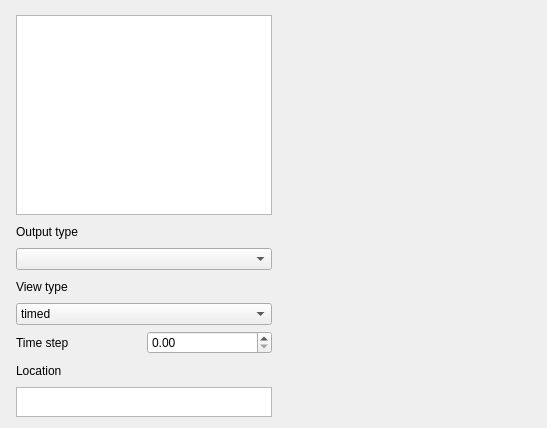
<?xml version="1.0" encoding="UTF-8"?>
<ui version="4.0">
 <class>FileVpzExpView</class>
 <widget class="QWidget" name="FileVpzExpView">
  <property name="geometry">
   <rect>
    <x>0</x>
    <y>0</y>
    <width>547</width>
    <height>428</height>
   </rect>
  </property>
  <property name="windowTitle">
   <string>Form</string>
  </property>
  <property name="autoFillBackground">
   <bool>true</bool>
  </property>
  <layout class="QHBoxLayout" name="horizontalLayout">
   <item>
    <widget class="QSplitter" name="splitter">
     <property name="orientation">
      <enum>Qt::Horizontal</enum>
     </property>
     <widget class="QStackedWidget" name="stackedWidget">
      <property name="currentIndex">
       <number>1</number>
      </property>
      <widget class="QWidget" name="stackMain">
       <layout class="QVBoxLayout" name="verticalLayout">
        <property name="spacing">
         <number>0</number>
        </property>
        <property name="leftMargin">
         <number>0</number>
        </property>
        <property name="topMargin">
         <number>0</number>
        </property>
        <property name="rightMargin">
         <number>0</number>
        </property>
        <property name="bottomMargin">
         <number>0</number>
        </property>
       </layout>
      </widget>
      <widget class="QWidget" name="stackEmpty">
       <widget class="QWidget" name="layoutWidget">
        <property name="geometry">
         <rect>
          <x>5</x>
          <y>4</y>
          <width>516</width>
          <height>402</height>
         </rect>
        </property>
        <layout class="QHBoxLayout" name="horizontalLayout_3">
         <item>
          <layout class="QVBoxLayout" name="verticalLayout_2">
           <item>
            <widget class="QListWidget" name="vleViewList">
             <property name="maximumSize">
              <size>
               <width>260</width>
               <height>200</height>
              </size>
             </property>
            </widget>
           </item>
           <item>
            <widget class="QLabel" name="labelOutputType">
             <property name="font">
              <font>
               <weight>50</weight>
               <bold>false</bold>
              </font>
             </property>
             <property name="text">
              <string>Output type</string>
             </property>
            </widget>
           </item>
           <item>
            <widget class="QComboBox" name="listVleOOV"/>
           </item>
           <item>
            <widget class="QLabel" name="labelViewType">
             <property name="font">
              <font>
               <weight>50</weight>
               <bold>false</bold>
              </font>
             </property>
             <property name="text">
              <string>View type</string>
             </property>
            </widget>
           </item>
           <item>
            <widget class="QComboBox" name="viewTypes">
             <item>
              <property name="text">
               <string>timed</string>
              </property>
             </item>
             <item>
              <property name="text">
               <string>finish</string>
              </property>
             </item>
             <item>
              <property name="text">
               <string>event</string>
              </property>
             </item>
            </widget>
           </item>
           <item>
            <layout class="QHBoxLayout" name="horizontalLayout_2">
             <item>
              <widget class="QLabel" name="labelTimeStep">
               <property name="font">
                <font>
                 <weight>50</weight>
                 <bold>false</bold>
                </font>
               </property>
               <property name="text">
                <string>Time step</string>
               </property>
              </widget>
             </item>
             <item>
              <widget class="QDoubleSpinBox" name="timeStep">
               <property name="locale">
                <locale language="English" country="UnitedKingdom"/>
               </property>
               <property name="prefix">
                <string notr="true"/>
               </property>
               <property name="suffix">
                <string/>
               </property>
              </widget>
             </item>
            </layout>
           </item>
           <item>
            <widget class="QLabel" name="labelLocation">
             <property name="font">
              <font>
               <weight>50</weight>
               <bold>false</bold>
              </font>
             </property>
             <property name="text">
              <string>Location</string>
             </property>
            </widget>
           </item>
           <item>
            <widget class="QTextEdit" name="location">
             <property name="maximumSize">
              <size>
               <width>16777215</width>
               <height>30</height>
              </size>
             </property>
            </widget>
           </item>
          </layout>
         </item>
         <item>
          <widget class="QStackedWidget" name="pluginHere">
           <property name="minimumSize">
            <size>
             <width>250</width>
             <height>300</height>
            </size>
           </property>
           <property name="currentIndex">
            <number>0</number>
           </property>
           <widget class="QWidget" name="page"/>
           <widget class="QWidget" name="page_2"/>
          </widget>
         </item>
        </layout>
       </widget>
      </widget>
     </widget>
    </widget>
   </item>
  </layout>
 </widget>
 <resources/>
 <connections/>
</ui>
